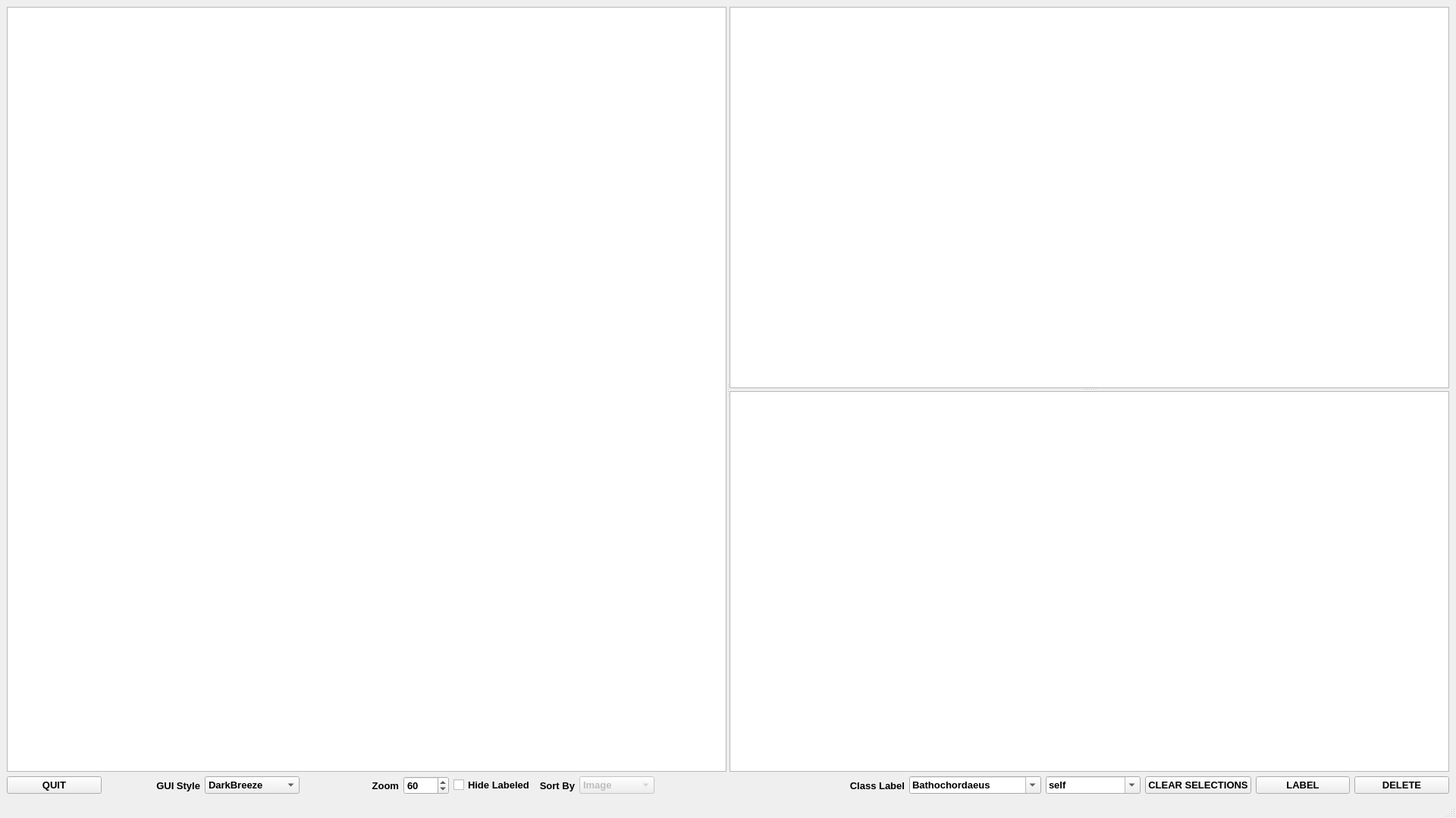
<?xml version="1.0" encoding="UTF-8"?>
<ui version="4.0">
 <class>MainWindow</class>
 <widget class="QMainWindow" name="MainWindow">
  <property name="geometry">
   <rect>
    <x>0</x>
    <y>0</y>
    <width>1920</width>
    <height>1079</height>
   </rect>
  </property>
  <property name="font">
   <font>
    <pointsize>8</pointsize>
    <weight>50</weight>
    <bold>false</bold>
   </font>
  </property>
  <property name="windowTitle">
   <string>MainWindow</string>
  </property>
  <widget class="QWidget" name="centralwidget">
   <layout class="QVBoxLayout" name="verticalLayout">
    <item>
     <widget class="QSplitter" name="splitter2">
      <property name="orientation">
       <enum>Qt::Horizontal</enum>
      </property>
      <widget class="QGraphicsView" name="roiGraphicsView">
       <property name="sizePolicy">
        <sizepolicy hsizetype="Expanding" vsizetype="Expanding">
         <horstretch>0</horstretch>
         <verstretch>0</verstretch>
        </sizepolicy>
       </property>
       <property name="minimumSize">
        <size>
         <width>320</width>
         <height>0</height>
        </size>
       </property>
       <property name="styleSheet">
        <string notr="true"/>
       </property>
      </widget>
      <widget class="QSplitter" name="splitter1">
       <property name="orientation">
        <enum>Qt::Vertical</enum>
       </property>
       <widget class="GraphicsView" name="roiDetailGraphicsView">
        <property name="maximumSize">
         <size>
          <width>16777215</width>
          <height>16777215</height>
         </size>
        </property>
        <property name="baseSize">
         <size>
          <width>0</width>
          <height>800</height>
         </size>
        </property>
        <property name="alignment">
         <set>Qt::AlignCenter</set>
        </property>
       </widget>
       <widget class="QTextEdit" name="annotationXML">
        <property name="font">
         <font>
          <family>MS Shell Dlg 2</family>
          <pointsize>12</pointsize>
          <weight>50</weight>
          <bold>false</bold>
         </font>
        </property>
       </widget>
      </widget>
     </widget>
    </item>
    <item>
     <layout class="QHBoxLayout" name="horizontalLayout_2">
      <item>
       <widget class="QPushButton" name="quitButton">
        <property name="font">
         <font>
          <pointsize>10</pointsize>
          <weight>75</weight>
          <bold>true</bold>
         </font>
        </property>
        <property name="text">
         <string>QUIT</string>
        </property>
       </widget>
      </item>
      <item>
       <widget class="QLabel" name="label_3">
        <property name="font">
         <font>
          <pointsize>10</pointsize>
          <weight>75</weight>
          <bold>true</bold>
         </font>
        </property>
        <property name="text">
         <string>GUI Style</string>
        </property>
        <property name="alignment">
         <set>Qt::AlignRight|Qt::AlignTrailing|Qt::AlignVCenter</set>
        </property>
       </widget>
      </item>
      <item>
       <widget class="QComboBox" name="styleComboBox">
        <property name="font">
         <font>
          <pointsize>10</pointsize>
          <weight>75</weight>
          <bold>true</bold>
         </font>
        </property>
        <item>
         <property name="text">
          <string>DarkBreeze</string>
         </property>
        </item>
        <item>
         <property name="text">
          <string>DarkStyle</string>
         </property>
        </item>
        <item>
         <property name="text">
          <string>Default</string>
         </property>
        </item>
       </widget>
      </item>
      <item>
       <widget class="QLabel" name="Zoom">
        <property name="font">
         <font>
          <pointsize>10</pointsize>
          <weight>75</weight>
          <bold>true</bold>
         </font>
        </property>
        <property name="text">
         <string>Zoom</string>
        </property>
        <property name="alignment">
         <set>Qt::AlignRight|Qt::AlignTrailing|Qt::AlignVCenter</set>
        </property>
       </widget>
      </item>
      <item>
       <widget class="QSpinBox" name="zoomSpinBox">
        <property name="maximumSize">
         <size>
          <width>60</width>
          <height>16777215</height>
         </size>
        </property>
        <property name="font">
         <font>
          <pointsize>10</pointsize>
          <weight>75</weight>
          <bold>true</bold>
         </font>
        </property>
        <property name="minimum">
         <number>20</number>
        </property>
        <property name="maximum">
         <number>200</number>
        </property>
        <property name="singleStep">
         <number>20</number>
        </property>
        <property name="value">
         <number>60</number>
        </property>
       </widget>
      </item>
      <item>
       <layout class="QHBoxLayout" name="horizontalLayout">
        <item>
         <widget class="QCheckBox" name="hideLabeled">
          <property name="font">
           <font>
            <pointsize>10</pointsize>
            <weight>75</weight>
            <bold>true</bold>
           </font>
          </property>
          <property name="text">
           <string>Hide Labeled</string>
          </property>
          <property name="checked">
           <bool>false</bool>
          </property>
         </widget>
        </item>
        <item>
         <widget class="QLabel" name="label_2">
          <property name="font">
           <font>
            <pointsize>10</pointsize>
            <weight>75</weight>
            <bold>true</bold>
           </font>
          </property>
          <property name="text">
           <string>Sort By</string>
          </property>
          <property name="alignment">
           <set>Qt::AlignRight|Qt::AlignTrailing|Qt::AlignVCenter</set>
          </property>
         </widget>
        </item>
        <item>
         <widget class="QComboBox" name="sortMethod">
          <property name="enabled">
           <bool>false</bool>
          </property>
          <property name="font">
           <font>
            <pointsize>10</pointsize>
            <weight>75</weight>
            <bold>true</bold>
           </font>
          </property>
          <property name="toolTip">
           <string>The method to sort rois by</string>
          </property>
          <item>
           <property name="text">
            <string>Image</string>
           </property>
          </item>
          <item>
           <property name="text">
            <string>Timestamp</string>
           </property>
          </item>
          <item>
           <property name="text">
            <string>Height</string>
           </property>
          </item>
         </widget>
        </item>
       </layout>
      </item>
      <item>
       <spacer name="horizontalSpacer">
        <property name="orientation">
         <enum>Qt::Horizontal</enum>
        </property>
        <property name="sizeType">
         <enum>QSizePolicy::Maximum</enum>
        </property>
        <property name="sizeHint" stdset="0">
         <size>
          <width>200</width>
          <height>20</height>
         </size>
        </property>
       </spacer>
      </item>
      <item>
       <widget class="QLabel" name="label">
        <property name="font">
         <font>
          <pointsize>10</pointsize>
          <weight>75</weight>
          <bold>true</bold>
         </font>
        </property>
        <property name="text">
         <string>Class Label</string>
        </property>
        <property name="alignment">
         <set>Qt::AlignRight|Qt::AlignTrailing|Qt::AlignVCenter</set>
        </property>
       </widget>
      </item>
      <item>
       <widget class="QComboBox" name="labelComboBox">
        <property name="font">
         <font>
          <pointsize>10</pointsize>
          <weight>75</weight>
          <bold>true</bold>
         </font>
        </property>
        <property name="toolTip">
         <string>The class label to apply to annotations (edit label.txt to add / remove classes)</string>
        </property>
        <property name="editable">
         <bool>true</bool>
        </property>
        <item>
         <property name="text">
          <string>Bathochordaeus</string>
         </property>
        </item>
        <item>
         <property name="text">
          <string>Bathochordaeus House</string>
         </property>
        </item>
        <item>
         <property name="text">
          <string>Solmissus</string>
         </property>
        </item>
        <item>
         <property name="text">
          <string>Bathocyroe</string>
         </property>
        </item>
       </widget>
      </item>
      <item>
       <widget class="QComboBox" name="partComboBox">
        <property name="font">
         <font>
          <pointsize>10</pointsize>
          <weight>75</weight>
          <bold>true</bold>
         </font>
        </property>
        <property name="editable">
         <bool>true</bool>
        </property>
        <property name="currentText">
         <string>self</string>
        </property>
       </widget>
      </item>
      <item>
       <widget class="QPushButton" name="clearSelections">
        <property name="font">
         <font>
          <pointsize>10</pointsize>
          <weight>75</weight>
          <bold>true</bold>
         </font>
        </property>
        <property name="toolTip">
         <string>Clear all current selections (Ctrl-C)</string>
        </property>
        <property name="text">
         <string>CLEAR SELECTIONS</string>
        </property>
        <property name="shortcut">
         <string>Ctrl+C</string>
        </property>
       </widget>
      </item>
      <item>
       <widget class="QPushButton" name="labelSelectedButton">
        <property name="font">
         <font>
          <pointsize>10</pointsize>
          <weight>75</weight>
          <bold>true</bold>
         </font>
        </property>
        <property name="toolTip">
         <string>Apply Class Label to selected rois (Ctrl-S)</string>
        </property>
        <property name="text">
         <string>LABEL</string>
        </property>
        <property name="shortcut">
         <string>Ctrl+S</string>
        </property>
       </widget>
      </item>
      <item>
       <widget class="QPushButton" name="discardButton">
        <property name="font">
         <font>
          <pointsize>10</pointsize>
          <weight>75</weight>
          <bold>true</bold>
         </font>
        </property>
        <property name="toolTip">
         <string>Delete selected localizations (Ctrl-D)</string>
        </property>
        <property name="text">
         <string>DELETE</string>
        </property>
       </widget>
      </item>
     </layout>
    </item>
   </layout>
  </widget>
  <widget class="QStatusBar" name="statusBar"/>
 </widget>
 <customwidgets>
  <customwidget>
   <class>GraphicsView</class>
   <extends>QGraphicsView</extends>
   <header>pyqtgraph</header>
  </customwidget>
 </customwidgets>
 <resources/>
 <connections>
  <connection>
   <sender>quitButton</sender>
   <signal>pressed()</signal>
   <receiver>MainWindow</receiver>
   <slot>close()</slot>
   <hints>
    <hint type="sourcelabel">
     <x>563</x>
     <y>861</y>
    </hint>
    <hint type="destinationlabel">
     <x>563</x>
     <y>450</y>
    </hint>
   </hints>
  </connection>
 </connections>
</ui>
